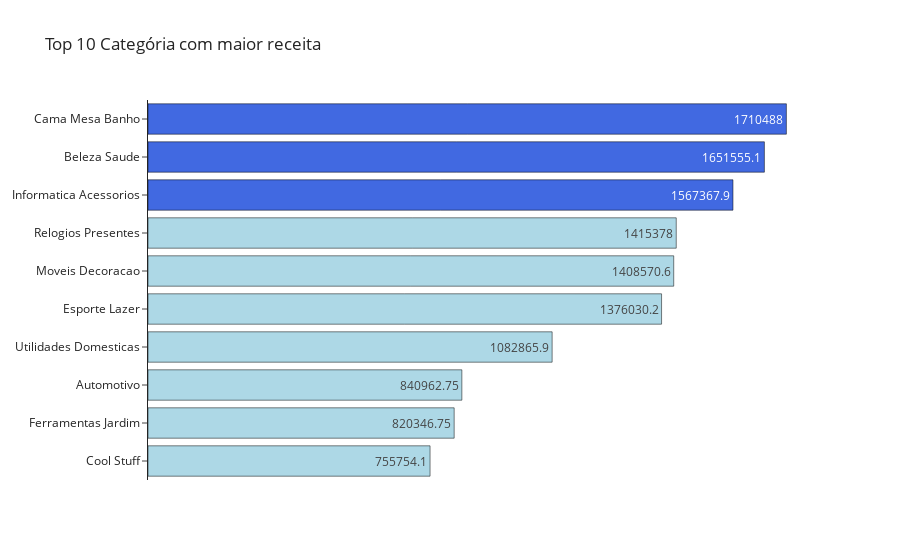

Source (notebook cell):
### Code cell
fig = go.Figure(
    go.Bar(
        x = data['tota_receita'][::-1],
        y = data['product_category_name'][::-1],
        text =data['tota_receita'][::-1], 
        orientation='h'
    )
)

fig.update_traces(
    marker = dict(
        color = ['lightblue']*7 + ['royalblue']*3,
    ),
    marker_line_color='black',
    marker_line_width=0.5,
    hovertemplate="%{x}<br>%{y}<extra></extra>"
)
fig.update_layout(
    title = dict(
        text = 'Top 10 Categória com maior receita'
    ),
    xaxis = dict(
        visible=False
    ),
    template='simple_white',
)
fig.show()

### Figure 1 — Plotly figure (JSON) as saved in the notebook; plotly's stock layout.template omitted (floating-point values rounded to 4 significant figures)
{"data": [{"hovertemplate": "%{x}<br>%{y}<extra></extra>", "marker": {"color": ["lightblue", "lightblue", "lightblue", "lightblue", "lightblue", "lightblue", "lightblue", "royalblue", "royalblue", "royalblue"], "line": {"color": "black", "width": 0.5}}, "orientation": "h", "text": [755800.0, 820300.0, 841000.0, 1083000.0, 1376000.0, 1409000.0, 1415378, 1567000.0, 1652000.0, 1710488], "type": "bar", "x": [755800.0, 820300.0, 841000.0, 1083000.0, 1376000.0, 1409000.0, 1415378, 1567000.0, 1652000.0, 1710488], "y": ["Cool Stuff", "Ferramentas Jardim", "Automotivo", "Utilidades Domesticas", "Esporte Lazer", "Moveis Decoracao", "Relogios Presentes", "Informatica Acessorios", "Beleza Saude", "Cama Mesa Banho"]}], "layout": {"title": {"text": "Top 10 Categória com maior receita"}, "xaxis": {"visible": false}}}
